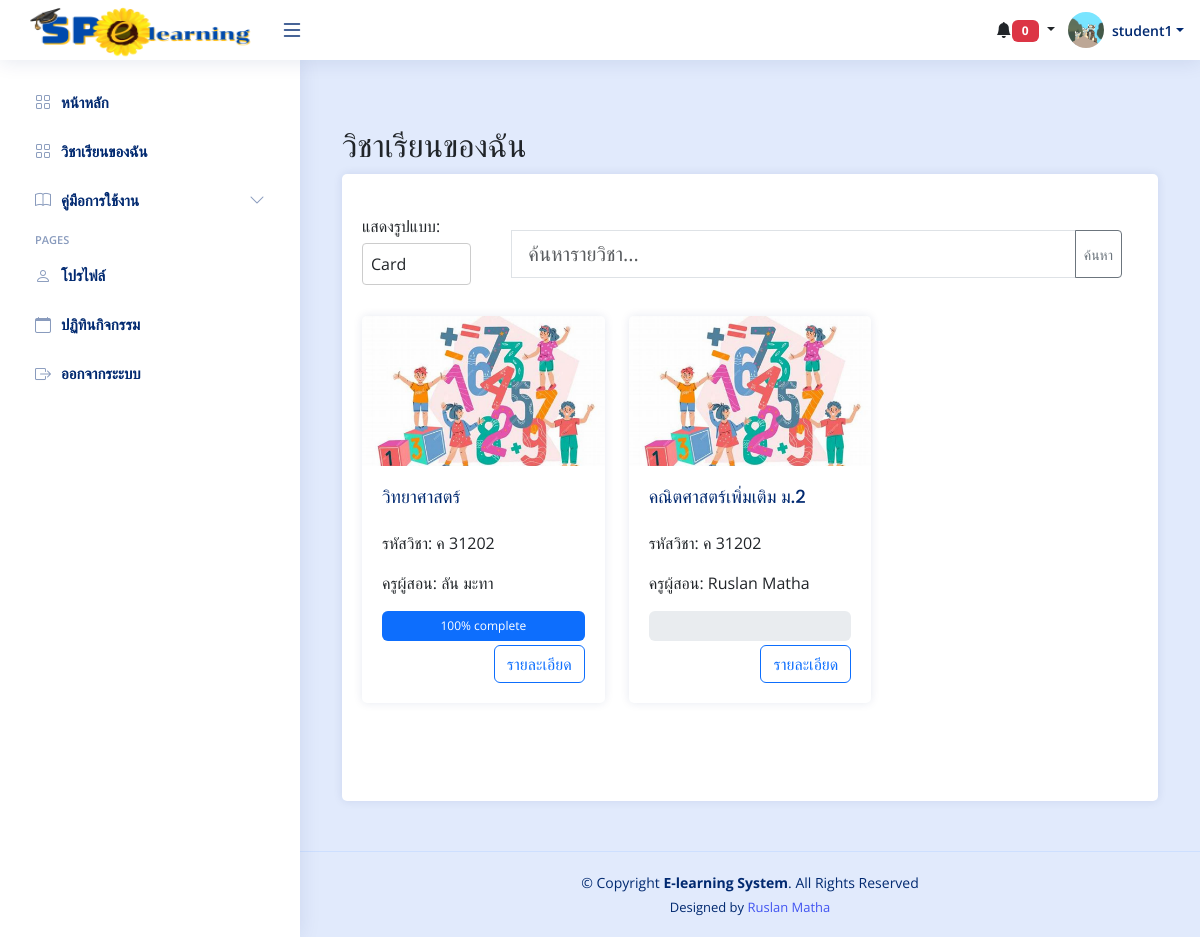
Screenshot of /student/my_course.php (signed in) with the database file from the repository.
### tables this page shows
CREATE TABLE `students` (
  `s_id` int(11) NOT NULL,
  `username` varchar(255) NOT NULL,
  `password` varchar(255) NOT NULL,
  `first_name` varchar(255) NOT NULL,
  `last_name` varchar(255) NOT NULL,
  `gender` varchar(50) NOT NULL,
  `classroom` varchar(50) NOT NULL,
  `year` int(10) NOT NULL,
  `image` varchar(255) NOT NULL
);

CREATE TABLE `courses` (
  `c_id` int(11) NOT NULL,
  `course_name` varchar(255) NOT NULL,
  `description` text NOT NULL,
  `teacher_id` int(11) NOT NULL DEFAULT 1,
  `created_at` datetime NOT NULL,
  `updated_at` datetime NOT NULL,
  `c_img` varchar(255) NOT NULL,
  `course_code` varchar(255) NOT NULL,
  `group_id` int(11) DEFAULT NULL,
  `is_open` tinyint(1) DEFAULT 0,
  `access_code` varchar(255) DEFAULT NULL
);

CREATE TABLE `teachers` (
  `t_id` int(11) NOT NULL,
  `username` varchar(255) NOT NULL,
  `password` varchar(255) NOT NULL,
  `first_name` varchar(255) NOT NULL,
  `last_name` varchar(255) NOT NULL,
  `email` varchar(255) NOT NULL,
  `group_id` int(11) DEFAULT NULL,
  `image` text DEFAULT NULL
);

### student/my_course.php (the view, shortened to what this page needs)
<?php
include('../connections/connection.php');
$user_id = $_SESSION['user_id'];
$stmt = $db->prepare("SELECT * FROM students WHERE s_id = :user_id");
$stmt->bindParam(':user_id', $user_id);
$stmt->execute();
$student = $stmt->fetch(PDO::FETCH_ASSOC);
$stmt = $db->prepare("SELECT * FROM courses
                      WHERE c_id IN (SELECT course_id FROM student_course_registration WHERE student_id = :user_id)");
$stmt->bindParam(':user_id', $user_id);
$stmt->execute();
$courses = $stmt->fetchAll(PDO::FETCH_ASSOC);
?>
<?php
     include('head.php');
?>
<body>
<?php
     include('header.php');
     include('sidebar.php');
?>
    <main id="main" class="main">
        <div class="container mt-5">
        <h2>วิชาเรียนของฉัน</h2>
            <div class="card">
                <div class="card-body my-4">
                    <div class="row mt-3">
                        <div class="col-sm-2">
                        <div class="form-group">
                        <label for="display-format">แสดงรูปแบบ:</label>
                        <select class="form-control" id="display-format">
                            <option value="card">Card</option>
                        </select>
                    </div>
                        </div>
                        <div class="col-sm-10">
                        <div class="search-bar">
                            <form action="details_All_course.php" method="POST" class="p-3">
                                <div class="input-group">
                                    <input type="text" name="search" id="search" class="form-control form-control-lg  rounded-0" placeholder="ค้นหารายวิชา..." autocomplete="off" required>
                                        <input type="submit" name="submit" value="ค้นหา" class="btn btn-outline-secondary btn-sm">
                                </div>
                            </form>
                        </div>
                        </div>
                    </div>
                    <div class="row mt-3 card-format">
                        <?php if ($courses): ?>
                            <?php foreach ($courses as $course): ?>
                                <div class="col-md-4 mb-4">
                                    <div class="card">
                                        <img src="<?php echo $course['c_img']; ?>" class="card-img-top" alt="Course Image" style="height: 150px; object-fit: cover;">
                                        <div class="card-body">
                                            <h5 class="card-title"><?php echo $course['course_name']; ?></h5>
                                            <p class="card-text">รหัสวิชา: <?php echo $course['course_code']; ?></p>
                                            <?php
                                            $teacher_id = $course['teacher_id'];
                                            $teacher_stmt = $db->prepare("SELECT * FROM teachers WHERE t_id = :teacher_id");
                                            $teacher_stmt->bindParam(':teacher_id', $teacher_id);
                                            $teacher_stmt->execute();
                                            $teacher = $teacher_stmt->fetch(PDO::FETCH_ASSOC);
                                            ?>
                                            <p class="card-text">ครูผู้สอน: <?php echo $teacher['first_name']; ?> <?php echo $teacher['last_name']; ?></p>
                                            <?php
                                                $stmt = $db->prepare("SELECT COUNT(*) as total_lessons FROM lessons WHERE course_id = :course_id");
                                                $stmt->bindParam(':course_id', $course['c_id']);
                                                $stmt->execute();
                                                $total_lessons = $stmt->fetch(PDO::FETCH_ASSOC)['total_lessons'];
                                                $stmt = $db->prepare("SELECT COUNT(*) as completed_lessons FROM marks_as_done WHERE course_id = :course_id AND student_id = :student_id");
                                                $stmt->bindParam(':course_id', $course['c_id']);
                                                $stmt->bindParam(':student_id', $user_id);
                                                $stmt->execute();
                                                $completed_lessons = $stmt->fetch(PDO::FETCH_ASSOC)['completed_lessons'];
                                                if ($total_lessons > 0) {
                                                    $completion_percentage = ($completed_lessons / $total_lessons) * 100;
                                                    $completion_percentage = round($completion_percentage);
                                                } else {
                                                    $completion_percentage = 0;
                                                }
                                            ?>
                                            <div class="progress">
                                                <div class="progress-bar" role="progressbar" style="width: <?php echo $completion_percentage; ?>%" aria-valuenow="<?php echo $completion_percentage; ?>" aria-valuemin="0" aria-valuemax="100"><?php echo $completion_percentage; ?>% complete</div>
                                            </div>
                                            <a href="course_details.php?course_id=<?php echo $course['c_id']; ?>" class="btn btn-outline-primary mt-1" style="float: right;">รายละเอียด</a>
                                        </div>
                                    </div>
                                </div>
                            <?php endforeach; ?>
                        <?php else: ?>
                            <div class="col">
                                <p>ไม่มีรายวิชา</p>
                            </div>
                        <?php endif; ?>
                    </div>
                </div>
                </div>
            </div>
    </main>
<?php include('footer.php');?>
</body>
</html>

### student/header.php (shortened to what this page needs)
<header id="header" class="header fixed-top d-flex align-items-center">
<div class="d-flex align-items-center justify-content-between">
  <a href="index.php" >
    <img src="../uploads/img/logo.png" alt="" style="width: 250px; height: 60px;">
  </a>
  <i class="bi bi-list toggle-sidebar-btn" style="font-size: 24px;"></i>
</div>
<nav class="header-nav ms-auto">
  <ul class="d-flex align-items-center">
<div class="dropdown d-none d-md-block">
  <button class="btn dropdown-toggle" type="button" id="notificationDropdown" data-bs-toggle="dropdown" aria-expanded="false">
    <i class="bi bi-bell-fill"></i><span class="badge bg-danger" id="notificationCount">0</span>
  </button>
</div>
    <li class="nav-item dropdown pe-3">
      <a class="nav-link nav-profile d-flex align-items-center pe-0" href="#" data-bs-toggle="dropdown">
                  <?php if (!empty($student['image'])): ?>
                  <?php
                  $imagePath = 'images/' . $student['image'];
                  ?>
                  <img src="<?php echo $imagePath; ?>" alt="Profile" class="rounded-circle">
              <?php else: ?>
                  <img src="images/Default.png" alt="Default Profile" class="rounded-circle">
              <?php endif; ?>
        <span class="d-none d-md-block dropdown-toggle ps-2"><?php echo $student['first_name'];?></span>
      </a>
    </li>
  </ul>
</nav>
</header>

### student/css/style.css (style rules this page uses)
:root { scroll-behavior: smooth; }
a { color: #4154f1; text-decoration: none; }
h1, h2, h3, h4, h5, h6 { font-family: "Nunito", sans-serif; }
#main { margin-top: 60px; padding: 20px 30px; transition: all 0.3s; }
.header { transition: all 0.5s; z-index: 997; height: 60px; box-shadow: 0px 2px 20px rgba(1, 41, 112, 0.1); background-color: #fff; padding-left: 20px; }
.header .toggle-sidebar-btn { font-size: 32px; padding-left: 10px; cursor: pointer; color: #012970; }
@media (min-width: 1200px) { #main, #footer { margin-left: 300px; } }

### student/head.php (style rules this page uses)
body { font-family: "Open Sans", sans-serif; background-color: #e1eafc; }
.form-group { margin-bottom: 15px; }
.form-group label { display: block; margin-bottom: 5px; }
.form-group input[type="text"], .form-group textarea, .form-group select { width: 100%; padding: 8px; border: 1px solid #ccc; border-radius: 4px; box-sizing: border-box; }
.badge { font-weight: bold; text-transform: uppercase; padding: 5px 10px; min-width: 19px; }
.header-nav ul { list-style: none; }
.header-nav>ul { margin: 0; padding: 0; }
.header-nav .nav-profile { color: #012970; }
.header-nav .nav-profile img { max-height: 36px; }
.header-nav .nav-profile span { font-size: 14px; font-weight: 600; }
.card { margin-bottom: 30px; border: none; border-radius: 5px; box-shadow: 0px 0px 10px rgba(1, 41, 112, 0.1); background-color: #fff; }
.card-title { padding: 20px 0 15px 0; font-size: 18px; font-weight: 500; color: #012970; font-family: "Poppins", sans-serif; }
.card-body { padding: 0 20px 20px 20px; }
.progress { height: 30px; }

### rows the page displays
students: image (picture), first_name "student1"
courses: c_img (picture), course_name "วิทยาศาสตร์", course_code "ค 31202", teacher.first_name "ลัน", teacher.last_name "มะทา", completion_percentage "100"
courses: c_img (picture), course_name "คณิตศาสตร์เพิ่มเติม ม.2", course_code "ค 31202", teacher.first_name "Ruslan", teacher.last_name "Matha"
